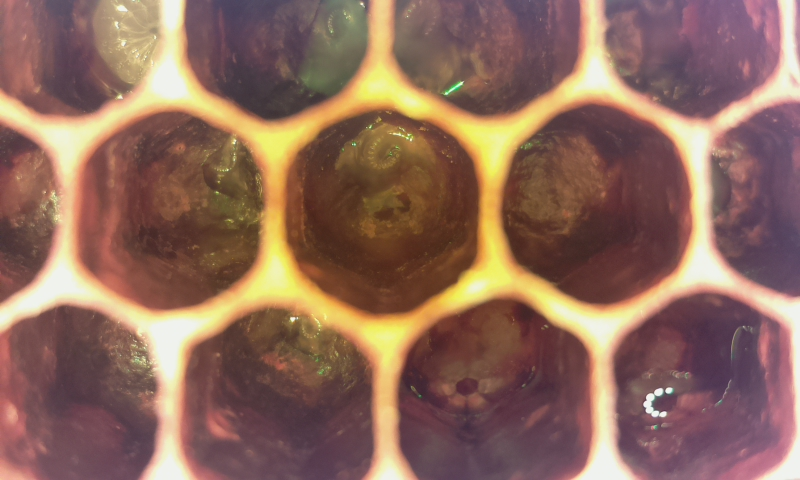
#> input picture 12. hafta/resim/larva.jpg, 800 x 480 px
$ python 5_sekil_bulma_yuvarlak_3.py
#> lines starting #> are read from the running program, lines starting #| are printed output that depends on the picture; after the words box and inside, x2 and y2 are one past the last pixel; in counts of white or black regions, pixels touching at a corner belong together
import cv2 as cv

resim = cv.imread("resim/larva.jpg", cv.IMREAD_GRAYSCALE)
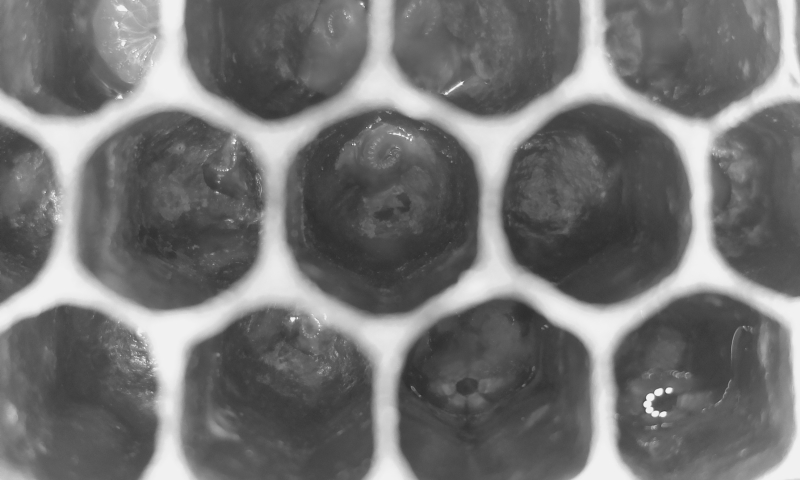
#> resim: shape (480, 800); min 45, max 242, mean 115.4

yuvarlaklar = cv.HoughCircles(resim, cv.HOUGH_GRADIENT, 1, 150,
                              param1=70, param2=5, minRadius=98, maxRadius=102)
#> yuvarlaklar = [[382.5, 210.5, 100.3], [167.5, 209.5, 99.2], [599.5, 204.5, 99.2], [274.5, 412.5, 101.4], [707.5, 391.5, 99.2], [61.5, 411.5, 100.3], [492.5, 406.5, 101.4], [274.5, 15.5, 99.2], [799.5, 193.5, 99.2], [490.5, 26.5, 99.2], [693.5, 9.5, 101.4], [60.5, 15.5, 101.4]]
renkli = cv.imread("resim/larva.jpg")
#> renkli is the input picture: shape (480, 800, 3); mean B, G, R 92.2, 106.5, 141.8
print(yuvarlaklar)
#| [[[382.5 210.5 100.3]
#|   [167.5 209.5  99.2]
#|   [599.5 204.5  99.2]
#|   [274.5 412.5 101.4]
#|   [707.5 391.5  99.2]
#|   [ 61.5 411.5 100.3]
#|   [492.5 406.5 101.4]
#|   [274.5  15.5  99.2]
#|   [799.5 193.5  99.2]
#|   [490.5  26.5  99.2]
#|   [693.5   9.5 101.4]
#|   [ 60.5  15.5 101.4]]]


for cember in yuvarlaklar[0]:
    cv.circle(renkli, (int(cember[0]), int(cember[1])),
              int(cember[2]), (255, 0, 0), 1, lineType=cv.LINE_AA)
#> this loop made 12 passes
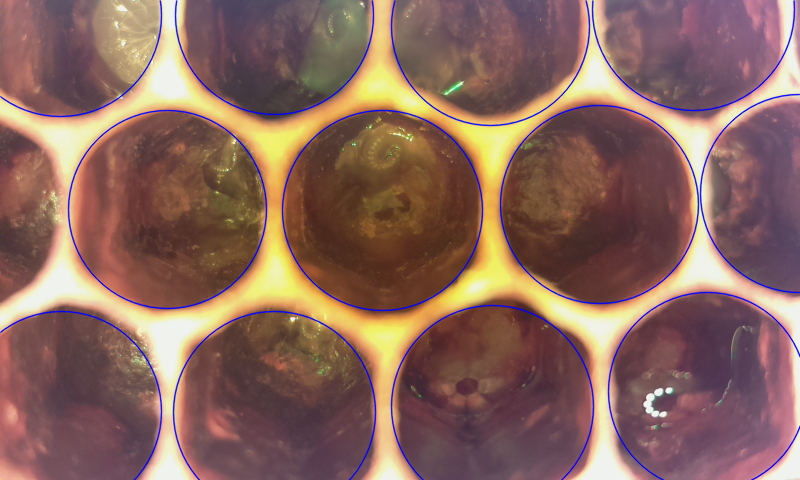
#> renkli: shape (480, 800, 3); 3.64% of pixels changed, all inside (x1, y1, x2, y2) = (0, 0, 800, 480)

cv.imshow("a", renkli)
cv.waitKey(0)
